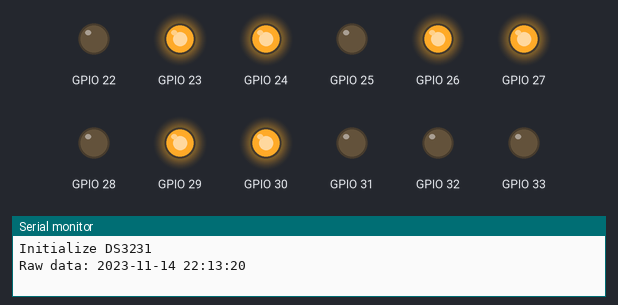
Recording of a sketch running on a simulated ESP32. Parts: output pins drawn as LEDs (lit = HIGH), the last lines printed to the serial monitor. The local clock reads 2024-03-15 10:24:30 at power-on unless the sketch sets it.

Above: at 0.1 s.
At 40.1 s:
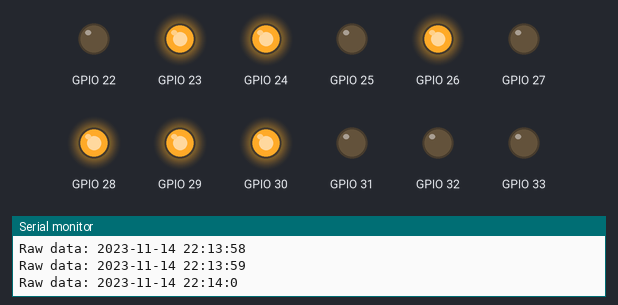
At 100.2 s:
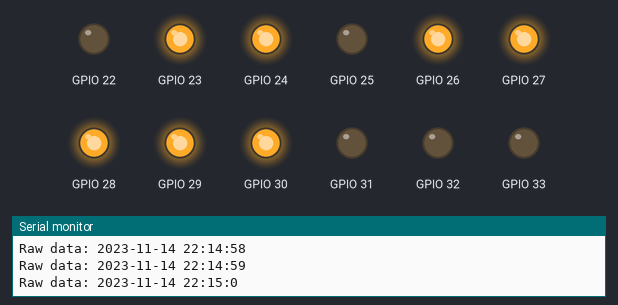
Timing chart, 0 to 101.7 s (numbered marks = the images above):
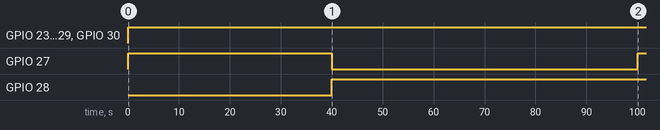

Measured:
- by itself, GPIO 23, GPIO 24, GPIO 26, GPIO 29, GPIO 30: LOW → HIGH at 0.00 s
- by itself, GPIO 27: LOW → HIGH at 0.00 s, → LOW 40.0 s later, → HIGH 60.1 s later
- by itself, GPIO 28: LOW → HIGH at 40.0 s

The sketch:

clock_with_led.ino
```cpp
#include <Wire.h>

#include <Wire.h>
    #include "DS3231.h"

    DS3231 clock;
    RTCDateTime dt;

    void setup()
    {
      Serial.begin(9600);

      // Inicjalizacja DS3231
      Serial.println("Initialize DS3231");;
      clock.begin( );
      //pinMode(1, OUTPUT);
      for(int i = 22; i < 34; i++)
        pinMode(i, OUTPUT);
      // Ustawiany date i godzine kompilacji szkicu
       clock.setDateTime(__DATE__, __TIME__);
    }


    void loop()
    {
      // Odczytujemy i wyswietlamy czas
      dt = clock.getDateTime();

      Serial.print("Raw data: ");
      Serial.print(dt.year);   Serial.print("-");
      Serial.print(dt.month);  Serial.print("-");
      Serial.print(dt.day);    Serial.print(" ");
      Serial.print(dt.hour);   Serial.print(":");
      Serial.print(dt.minute); Serial.print(":");
      Serial.print(dt.second); Serial.println("");

      /*
      if( dt.second % 2 == 0)
        digitalWrite(33, LOW);
      else
        digitalWrite(33, HIGH);
         */

      int temp = dt.minute;
      for(int i = 27; i < 33; i++){
        if(temp % 2 == 0) digitalWrite(i, LOW);
        else digitalWrite(i, HIGH);
        temp /= 2;
      }
      temp =  dt.hour;
      for(int i = 22; i < 27; i++) {
        if(temp % 2 == 0) digitalWrite(i, LOW);
        else digitalWrite(i, HIGH);
        temp /= 2;
      }
      delay(1000);

    }
```
